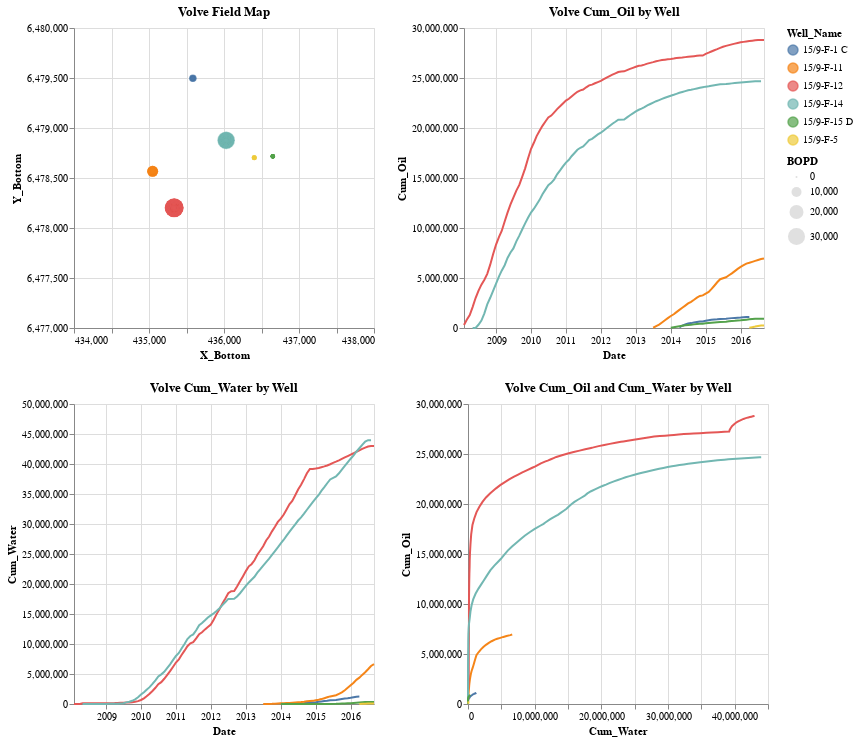

The notebook cell this image was saved under:
### Markdown cell above
# Cum Data by Well

### Code cell
interval = alt.selection_interval()

base = alt.Chart(df).properties(
    width=300,
    height=300,
).add_selection(interval)

points = base.mark_point(filled=True, size=200).encode(
    alt.X('X_Bottom:Q',
            scale=alt.Scale(domain=(434000, 438000))
        ),
    alt.Y('Y_Bottom',
            scale=alt.Scale(domain=(6477000, 6480000))),

    #x='XX_Bottom:Q',
    #y='YY_Bottom:Q',
    size='BOPD:Q',
    color=alt.condition(interval, 'Well_Name', alt.value('lightgray')),
    #color=alt.condition(selector, 'Well_Name:O', alt.value('lightgray'), legend=None),
    tooltip='Well_Name',
).properties(
    title='Volve Field Map',
    selection=interval


)

timeseries = base.mark_line().encode(
    x='Date',
    y=alt.Y('Cum_Oil', scale=alt.Scale(domain=(0, 30000000))),
    color=alt.Color('Well_Name:O')

).properties(
    title='Volve Cum_Oil by Well',
    #selection=interval


).transform_filter(
    #title='Volve Field BOPD',
    interval
)

timeseries2 = base.mark_line().encode(
    x='Date',
    y=alt.Y('Cum_Water', scale=alt.Scale(domain=(0, 50000000))),
    color=alt.Color('Well_Name:O')

).properties(
    title='Volve Cum_Water by Well',
    #selection=interval


).transform_filter(
    #title='Volve Field BOPD',
    interval
)

timeseries3 = base.mark_line().encode(
    x='Cum_Water',
    y=alt.Y('Cum_Oil', scale=alt.Scale(domain=(0, 30000000))),
    color=alt.Color('Well_Name:O')

).properties(
    title='Volve Cum_Oil and Cum_Water by Well',
    #selection=interval


).transform_filter(
    #title='Volve Field BOPD',
    interval
)


first = points | timeseries
second = timeseries2 | timeseries3


#points & timeseries & timeseries2 & timeseries3
first & second

### Figure 1 — Vega-Lite specification as saved in the notebook (floating-point values rounded to 4 significant figures; data arrays with more than 128 entries replaced by an {"elided": "..."} marker saying what was removed)
{"config": {"view": {"continuousWidth": 400, "continuousHeight": 300}}, "vconcat": [{"hconcat": [{"mark": {"type": "point", "filled": true, "size": 200}, "encoding": {"color": {"condition": {"field": "Well_Name", "type": "nominal", "selection": "selector009"}, "value": "lightgray"}, "size": {"field": "BOPD", "type": "quantitative"}, "tooltip": {"field": "Well_Name", "type": "nominal"}, "x": {"field": "X_Bottom", "scale": {"domain": [434000, 438000]}, "type": "quantitative"}, "y": {"field": "Y_Bottom", "scale": {"domain": [6477000, 6480000]}, "type": "quantitative"}}, "height": 300, "selection": {"selector009": {"type": "interval"}}, "title": "Volve Field Map", "width": 300}, {"mark": "line", "encoding": {"color": {"field": "Well_Name", "type": "ordinal"}, "x": {"field": "Date", "type": "temporal"}, "y": {"field": "Cum_Oil", "scale": {"domain": [0, 30000000]}, "type": "quantitative"}}, "height": 300, "selection": {"selector009": {"type": "interval"}}, "title": "Volve Cum_Oil by Well", "transform": [{"filter": {"selection": "selector009"}}], "width": 300}]}, {"hconcat": [{"mark": "line", "encoding": {"color": {"field": "Well_Name", "type": "ordinal"}, "x": {"field": "Date", "type": "temporal"}, "y": {"field": "Cum_Water", "scale": {"domain": [0, 50000000]}, "type": "quantitative"}}, "height": 300, "selection": {"selector009": {"type": "interval"}}, "title": "Volve Cum_Water by Well", "transform": [{"filter": {"selection": "selector009"}}], "width": 300}, {"mark": "line", "encoding": {"color": {"field": "Well_Name", "type": "ordinal"}, "x": {"field": "Cum_Water", "type": "quantitative"}, "y": {"field": "Cum_Oil", "scale": {"domain": [0, 30000000]}, "type": "quantitative"}}, "height": 300, "selection": {"selector009": {"type": "interval"}}, "title": "Volve Cum_Oil and Cum_Water by Well", "transform": [{"filter": {"selection": "selector009"}}], "width": 300}]}], "data": {"name": "data-8803c0ed2ee0bdd662a68a804b5561d5"}, "$schema": "https://vega.github.io/schema/vega-lite/v4.17.0.json", "datasets": {"data-8803c0ed2ee0bdd662a68a804b5561d5": {"elided": "302 records"}}}
